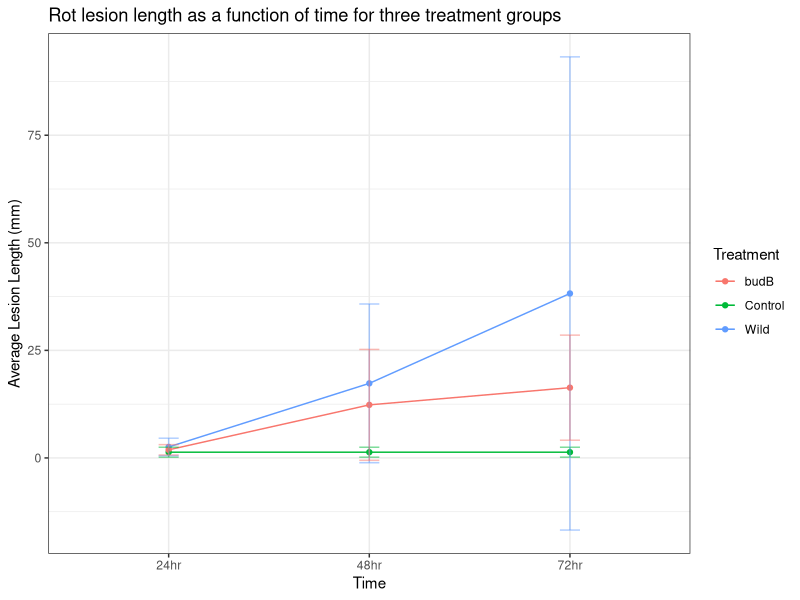
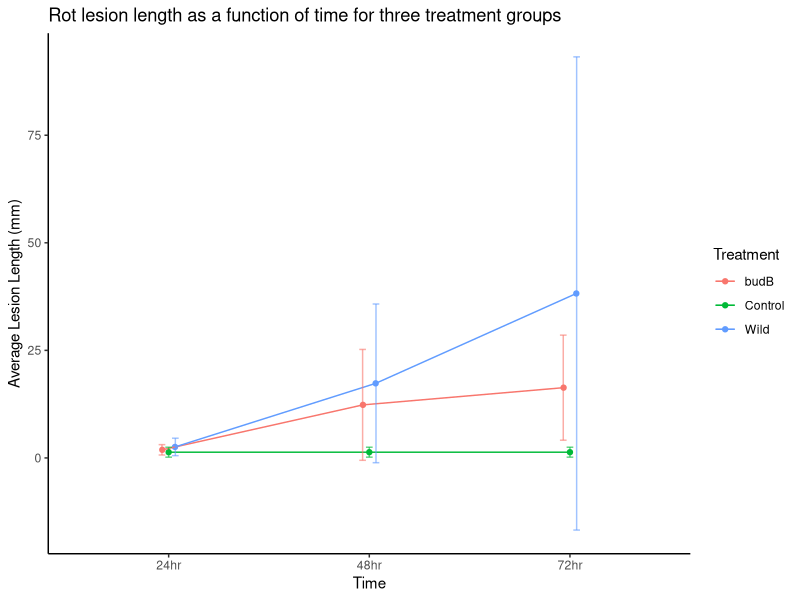
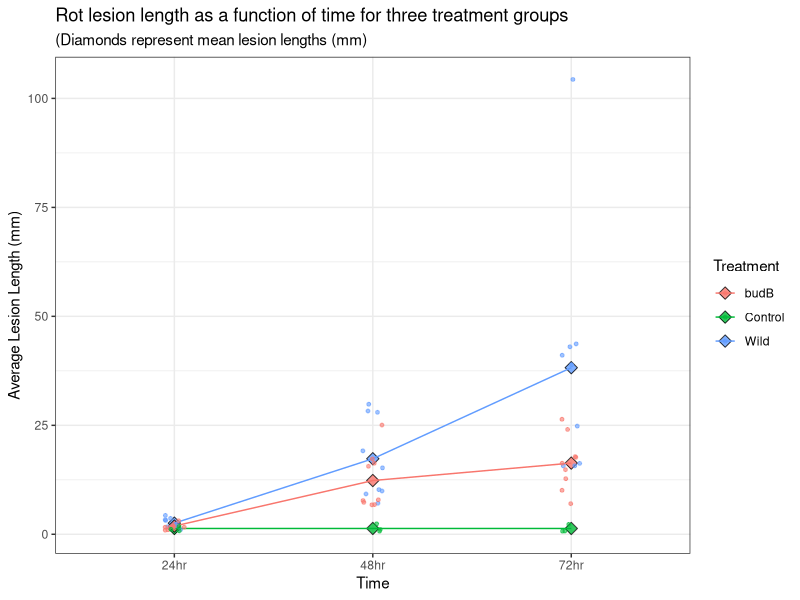
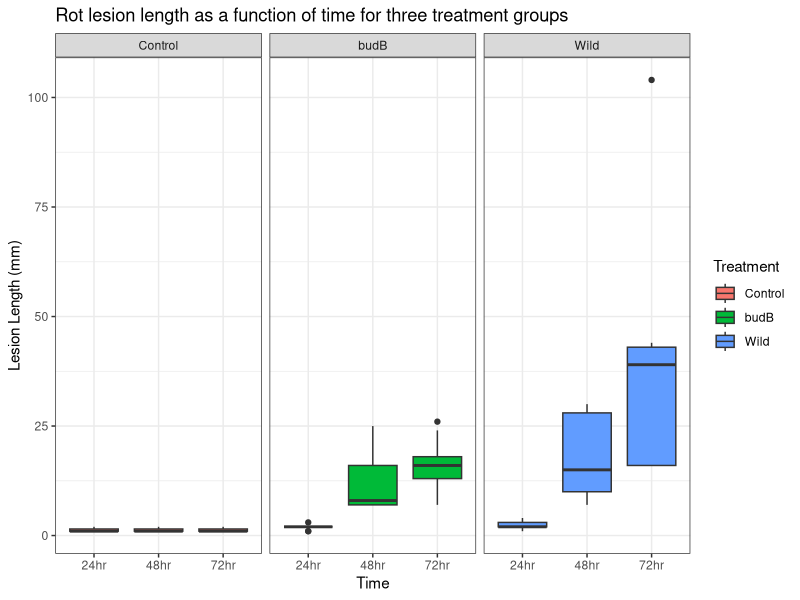
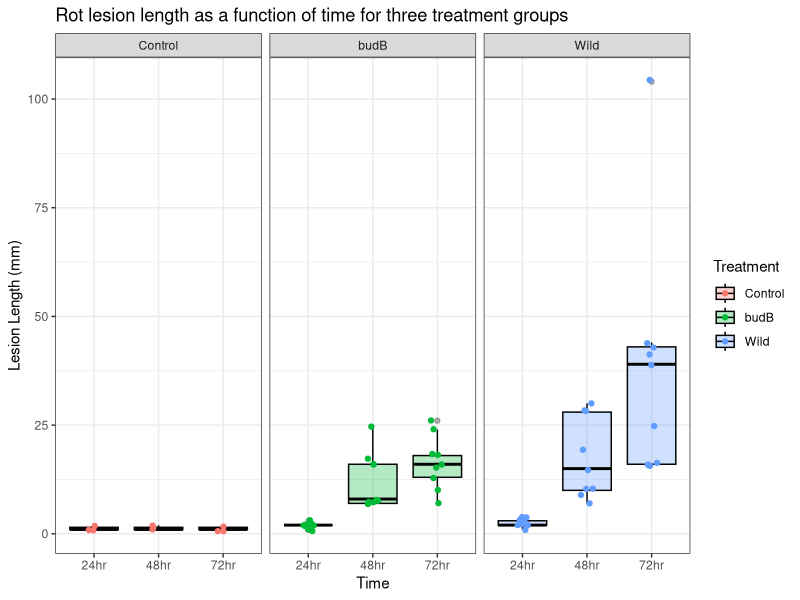

Write the R code that produced these figures, in order.
## ---- chunk 1
library(dplyr)
library(ggplot2)
# For re-leveling the Treatment factor below
library(forcats)
experiment <- read.csv('data/experiment_data.csv', header = T)
## ---- chunk 2
experiment %>% 
    group_by(Treatment, Time) %>%
    summarize(average.Lesion.mm = mean(Lesion.mm), 
            stddev.Lesion.mm = sd(Lesion.mm)) %>%
    mutate(low = average.Lesion.mm - 2*stddev.Lesion.mm,
           high = average.Lesion.mm + 2*stddev.Lesion.mm) -> plot_df
## ---- chunk 3
ggplot(data = plot_df,
       aes(x = Time,
           y = average.Lesion.mm,
           color = Treatment,
           group = Treatment))+
    geom_point() + geom_line()+
    geom_errorbar(aes(ymin=low, ymax =high), width = 0.1,
                  alpha = .5)+
    theme_bw()+
    labs(y="Average Lesion Length (mm)",
         title = "Rot lesion length as a function of time for three treatment groups")
## ---- chunk 4
ggplot(data = plot_df,
       aes(x = Time,
           y = average.Lesion.mm,
           color = Treatment,
           group = Treatment))+
    geom_point(position=position_dodge(width=.095)) +
    geom_line(position=position_dodge(width=.095))+
    geom_errorbar(aes(ymin=low, ymax =high), width = 0.1,
                  alpha = .6, position=position_dodge())+
    theme_classic()+
    labs(y="Average Lesion Length (mm)",
         title = "Rot lesion length as a function of time for three treatment groups")
## ---- chunk 5
ggplot(data = plot_df,
       aes(x = Time,
           y = average.Lesion.mm,
           color = Treatment,
           group = Treatment))+
    geom_point(size = 3, pch = 23,aes(fill=Treatment),color='black',
               alpha=.8) + 
    geom_line()+
    geom_point(data = experiment,
               aes(x = Time, y = Lesion.mm,
                   color=Treatment),
               pch = 19,alpha=.6,size=1,
               position=position_jitter(width=.05))+
    # geom_errorbar(aes(ymin=low, ymax =high), width = 0.1,
                  # alpha = .5)+
    theme_bw()+
    labs(y="Average Lesion Length (mm)",
         title = "Rot lesion length as a function of time for three treatment groups",
         subtitle = "(Diamonds represent mean lesion lengths (mm)")
## ---- chunk 6

experiment %>%
    mutate(Treatment = fct_relevel(Treatment,"Control","budB")) %>%
ggplot(data = .,
       aes(x = Time,
           y = Lesion.mm,
           fill=Treatment))+
    # geom_violin()+
    geom_boxplot()+
    # geom_errorbar(aes(ymin=low, ymax =high), width = 0.1,
                  # alpha = .5)+
    facet_grid(cols=vars(Treatment))+
    theme_bw()+
    labs(y="Lesion Length (mm)",
         title = "Rot lesion length as a function of time for three treatment groups")
## ---- chunk 7

experiment %>%
    mutate(Treatment = fct_relevel(Treatment,"Control","budB")) %>%
ggplot(data = .,
       aes(x = Time,
           y = Lesion.mm,
           fill=Treatment))+
    # geom_violin()+
    geom_boxplot(color='gray1',alpha=.3)+
    geom_point(aes(color=Treatment),pch=21,
               position=position_jitter(width=.1))+
    # geom_errorbar(aes(ymin=low, ymax =high), width = 0.1,
                  # alpha = .5)+
    facet_grid(cols=vars(Treatment))+
    theme_bw()+
    labs(y="Lesion Length (mm)",
         title = "Rot lesion length as a function of time for three treatment groups")
